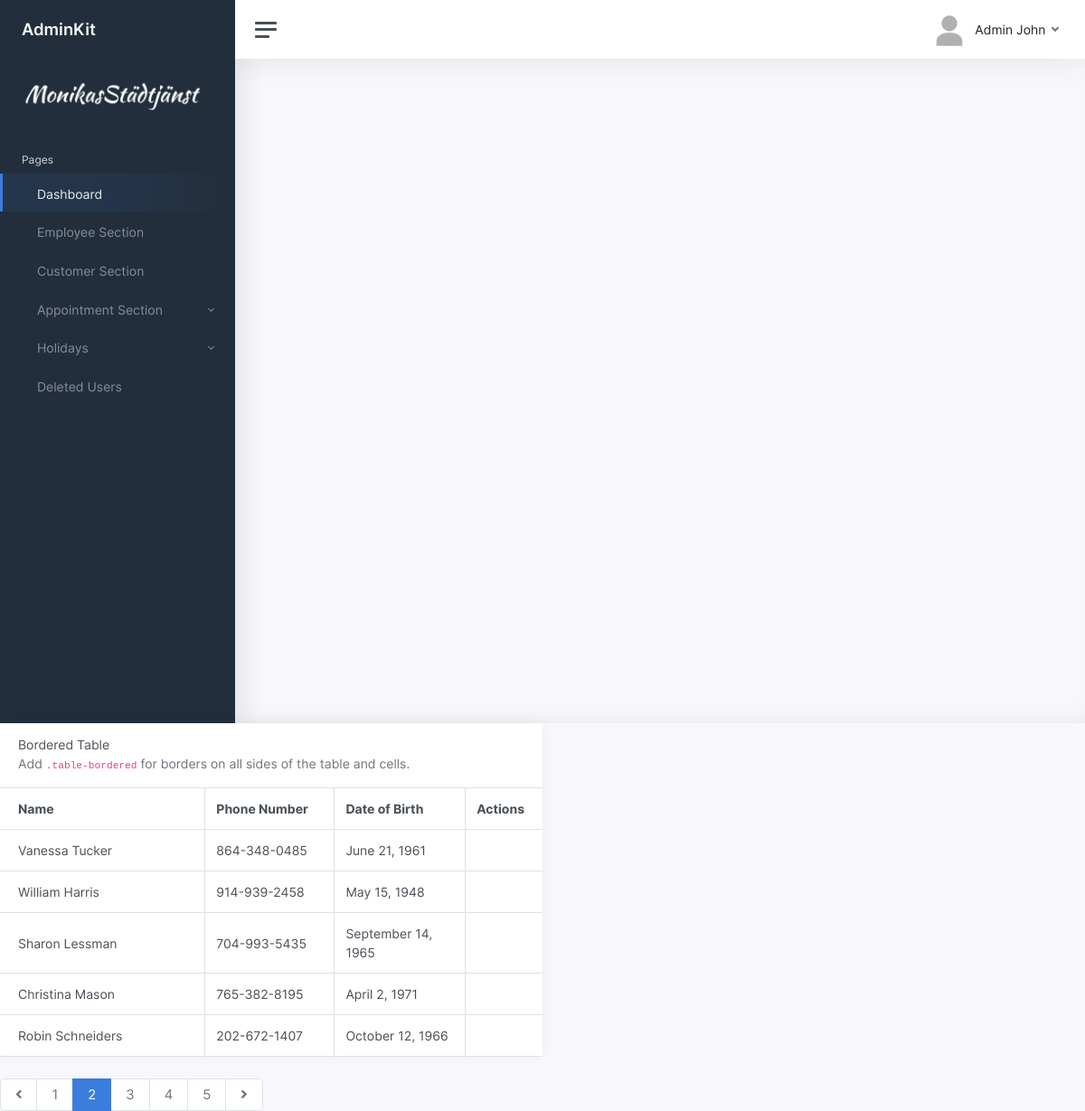
Page /employee-list1.php (signed in) on the earlier database version.
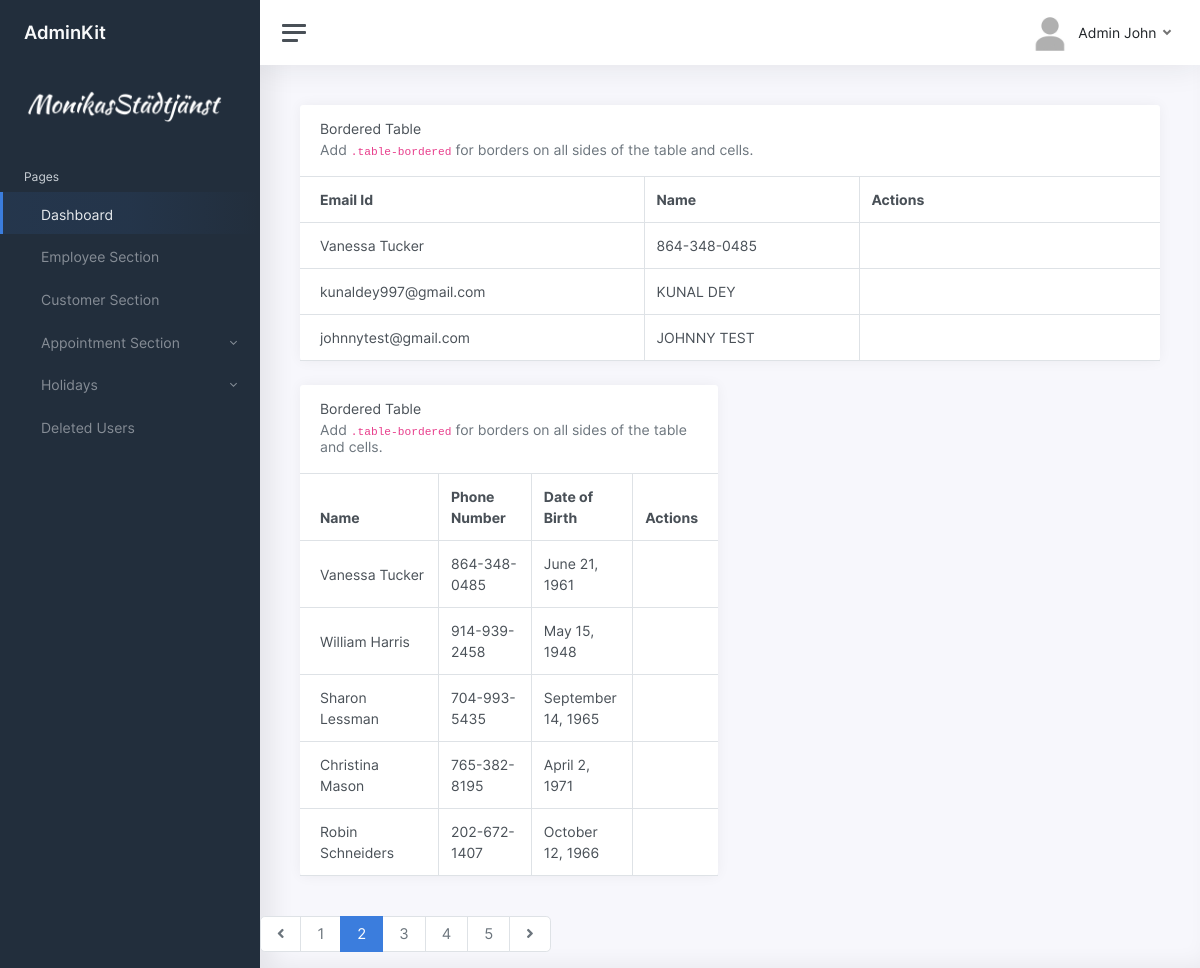
Same page on the later database version.
### tables this page shows
CREATE TABLE `users` (
  `id` int(255) NOT NULL,
  `user_id` varchar(100) NOT NULL,
  `password` varchar(100) NOT NULL,
  `role` varchar(100) NOT NULL,
  `name` varchar(100) NOT NULL,
  `deleted_at` datetime(6) DEFAULT NULL
);

### employee-list1.php (the view, shortened to what this page needs)
<?php
include "connection.php";
?>
<!DOCTYPE html>
<html lang="en">
<head>
	<link href="css/app.css" rel="stylesheet">
</head>
<body>
	<div class="wrapper">
		<nav id="sidebar" class="sidebar">
			<div class="sidebar-content js-simplebar">
				<a class="sidebar-brand" href="index.html">
          <span class="align-middle">AdminKit</span>
        </a>
		<?php include("sidebar.php"); ?>
        </div>
		</nav>
		<div class="main">
			<nav class="navbar navbar-expand navbar-light navbar-bg">
				<a class="sidebar-toggle d-flex">
          <i class="hamburger align-self-center"></i>
        </a>
				<?php include("navbar.php"); ?>
			</nav>
            <?php
            $role="employee";
            $result = mysqli_query($db,"SELECT user_id,name from `users` where role='$role';");
            if ($result->num_rows > 0) {?>
            	<main class="content">
                <div class="container-fluid p-0">
                <div class="row">
                <div class="col-md-12">
							<div class="card">
								<div class="card-header">
									<h5 class="card-title">Bordered Table</h5>
									<h6 class="card-subtitle text-muted">Add <code>.table-bordered</code> for borders on all sides of the table and cells.</h6>
								</div>
								<table class="table table-bordered">
									<thead>
										<tr>
											<th style="width:40%;">Email Id</th>
											<th style="width:25%">Name</th>
											<th>Actions</th>
										</tr>
									</thead>
									<tbody>
                                    <tr>
											<td>Vanessa Tucker</td>
											<td>864-348-0485</td>
											<td class="table-action">
											</td>
										</tr>
                                             <?php
                                                while($row = $result->fetch_assoc()) {
                                                echo "<tr><td>".$row["user_id"]."</td><td>".$row["name"]."</td><td class='table-action'><a ><i class='align-middle' data-feather='edit-2'></i></a></td></tr>";
                                                ?>
                                                <?php
                                                }
                                              }
                                            ?>
									</tbody>
								</table>
							</div>
						</div>
                        <div class="col-12 col-xl-6">
							<div class="card">
								<div class="card-header">
									<h5 class="card-title">Bordered Table</h5>
									<h6 class="card-subtitle text-muted">Add <code>.table-bordered</code> for borders on all sides of the table and cells.</h6>
								</div>
								<table class="table table-bordered">
									<thead>
										<tr>
											<th style="width:40%;">Name</th>
											<th style="width:25%">Phone Number</th>
											<th class="d-none d-md-table-cell" style="width:25%">Date of Birth</th>
											<th>Actions</th>
										</tr>
									</thead>
									<tbody>
										<tr>
											<td>Vanessa Tucker</td>
											<td>864-348-0485</td>
											<td class="d-none d-md-table-cell">June 21, 1961</td>
											<td class="table-action">
											</td>
										</tr>
										<tr>
											<td>William Harris</td>
											<td>914-939-2458</td>
											<td class="d-none d-md-table-cell">May 15, 1948</td>
											<td class="table-action">
											</td>
										</tr>
										<tr>
											<td>Sharon Lessman</td>
											<td>704-993-5435</td>
											<td class="d-none d-md-table-cell">September 14, 1965</td>
											<td class="table-action">
											</td>
										</tr>
										<tr>
											<td>Christina Mason</td>
											<td>765-382-8195</td>
											<td class="d-none d-md-table-cell">April 2, 1971</td>
											<td class="table-action">
											</td>
										</tr>
										<tr>
											<td>Robin Schneiders</td>
											<td>202-672-1407</td>
											<td class="d-none d-md-table-cell">October 12, 1966</td>
											<td class="table-action">
											</td>
										</tr>
									</tbody>
								</table>
							</div>
						</div></div></div>
                                            </main>
                                    <nav aria-label="Page navigation example">
										<ul class="pagination pagination-lg">
											<li class="page-item"><a class="page-link" href="#"><i class="fas fa-angle-left"></i></a></li>
											<li class="page-item"><a class="page-link" href="#">1</a></li>
											<li class="page-item active"><a class="page-link" href="#">2</a></li>
											<li class="page-item"><a class="page-link" href="#">3</a></li>
											<li class="page-item"><a class="page-link" href="#">4</a></li>
											<li class="page-item"><a class="page-link" href="#">5</a></li>
											<li class="page-item"><a class="page-link" href="#"><i class="fas fa-angle-right"></i></a></li>
										</ul>
									</nav>

Differences in the rows shown:
added users: user "kunaldey997@gmail.com", name "KUNAL DEY"
added users: user "johnnytest@gmail.com", name "JOHNNY TEST"
Other differences:
text now shown: "Bordered Table Add .table-bordered for borders on all sides of the table and cells. Email Id Name Actions Vanessa Tucker 864-348-0485"
